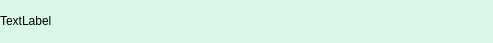
<?xml version="1.0" encoding="UTF-8"?>
<ui version="4.0">
    <class>FriendLabel</class>
    <widget class="QWidget" name="FriendLabel">
        <property name="geometry">
            <rect>
                <x>0</x>
                <y>0</y>
                <width>493</width>
                <height>43</height>
            </rect>
        </property>
        <property name="minimumSize">
            <size>
                <width>0</width>
                <height>43</height>
            </size>
        </property>
        <property name="maximumSize">
            <size>
                <width>16777215</width>
                <height>43</height>
            </size>
        </property>
        <property name="windowTitle">
            <string>Form</string>
        </property>
        <property name="styleSheet">
            <string notr="true">#FriendLabel {
                background: #daf6e7;
                color: #48bf56;
                border-radius: 10px;
                } </string>
        </property>
        <layout class="QHBoxLayout" name="horizontalLayout">
            <property name="spacing">
                <number>0</number>
            </property>
            <property name="leftMargin">
                <number>0</number>
            </property>
            <property name="topMargin">
                <number>0</number>
            </property>
            <property name="rightMargin">
                <number>0</number>
            </property>
            <property name="bottomMargin">
                <number>0</number>
            </property>
            <item>
                <widget class="QLabel" name="tip_lb">
                    <property name="minimumSize">
                        <size>
                            <width>0</width>
                            <height>20</height>
                        </size>
                    </property>
                    <property name="maximumSize">
                        <size>
                            <width>16777215</width>
                            <height>20</height>
                        </size>
                    </property>
                    <property name="text">
                        <string>TextLabel</string>
                    </property>
                </widget>
            </item>
            <item>
                <widget class="QWidget" name="close_wid" native="true">
                    <property name="minimumSize">
                        <size>
                            <width>25</width>
                            <height>25</height>
                        </size>
                    </property>
                    <property name="maximumSize">
                        <size>
                            <width>25</width>
                            <height>25</height>
                        </size>
                    </property>
                    <layout class="QHBoxLayout" name="horizontalLayout_2">
                        <property name="spacing">
                            <number>0</number>
                        </property>
                        <property name="leftMargin">
                            <number>0</number>
                        </property>
                        <property name="topMargin">
                            <number>0</number>
                        </property>
                        <property name="rightMargin">
                            <number>0</number>
                        </property>
                        <property name="bottomMargin">
                            <number>0</number>
                        </property>
                        <item>
                            <widget class="ClickedLabel" name="close_lb">
                                <property name="minimumSize">
                                    <size>
                                        <width>15</width>
                                        <height>15</height>
                                    </size>
                                </property>
                                <property name="maximumSize">
                                    <size>
                                        <width>15</width>
                                        <height>15</height>
                                    </size>
                                </property>
                                <property name="styleSheet">
                                    <string notr="true">border-image: url(:/tipclose.png);</string>
                                </property>
                                <property name="text">
                                    <string/>
                                </property>
                            </widget>
                        </item>
                    </layout>
                </widget>
            </item>
        </layout>
    </widget>
    <customwidgets>
        <customwidget>
            <class>ClickedLabel</class>
            <extends>QLabel</extends>
            <header>clickedlabel.h</header>
        </customwidget>
    </customwidgets>
    <resources/>
    <connections/>
</ui>
